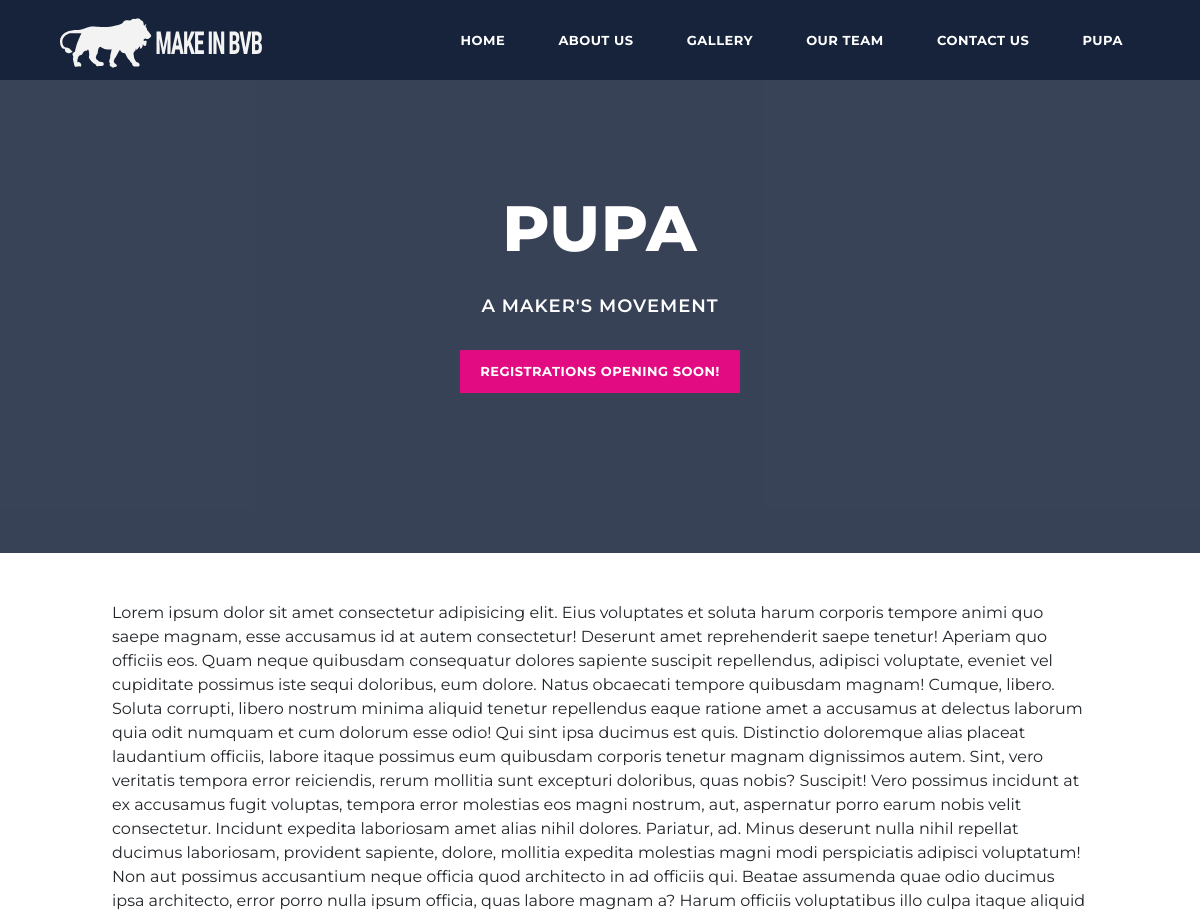
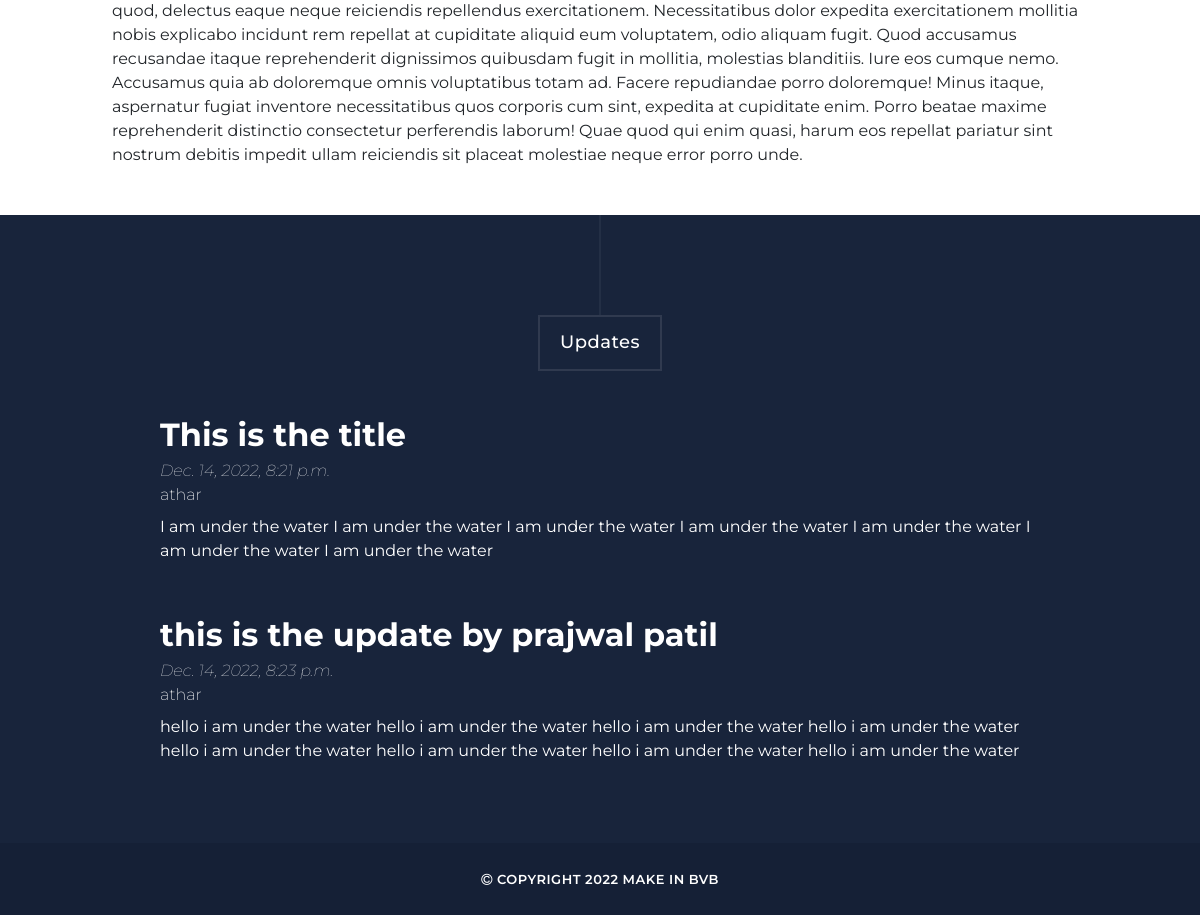
The page /pupa on the database its author committed (2 pictures, top to bottom).
### pupa/models.py (models this page shows, shortened)
class Update(models.Model):
    title = models.TextField(max_length=500)
    description = models.TextField(max_length=1500)
    author = models.ForeignKey(User, on_delete=models.CASCADE)
    date = models.DateTimeField(auto_now_add=True)

### pupa/views.py (the view)
# urls.py: path('', include('pupa.urls')),
def pupa(request):
    if request.method == "GET":
        updates = Update.objects.all()
        context = {
            "updates":updates
        }
    return render(request, 'pupa.html', context)

### templates/pupa.html
{% extends 'base.html' %}
{% block body %}
    <section class="section main-banner main-content">
        <div class="video-overlay header-text">
            <div class="caption">
                <h2>
                    PUPA
                </h2>
                <h6>A Maker's Movement</h6>
                <div class="main-button register-button"><a rel="nofollow" href="#" target="_blank">Registrations
                        opening soon!</a></div>
            </div>
        </div>
    </section>
    <div class="main-text-content">
        Lorem ipsum dolor sit amet consectetur adipisicing elit. Eius voluptates et soluta harum corporis tempore animi
        quo saepe magnam, esse accusamus id at autem consectetur! Deserunt amet reprehenderit saepe tenetur!
        Aperiam quo officiis eos. Quam neque quibusdam consequatur dolores sapiente suscipit repellendus, adipisci
        voluptate, eveniet vel cupiditate possimus iste sequi doloribus, eum dolore. Natus obcaecati tempore quibusdam
        magnam! Cumque, libero.
        Soluta corrupti, libero nostrum minima aliquid tenetur repellendus eaque ratione amet a accusamus at delectus
        laborum quia odit numquam et cum dolorum esse odio! Qui sint ipsa ducimus est quis.
        Distinctio doloremque alias placeat laudantium officiis, labore itaque possimus eum quibusdam corporis tenetur
        magnam dignissimos autem. Sint, vero veritatis tempora error reiciendis, rerum mollitia sunt excepturi
        doloribus, quas nobis? Suscipit!
        Vero possimus incidunt at ex accusamus fugit voluptas, tempora error molestias eos magni nostrum, aut,
        aspernatur porro earum nobis velit consectetur. Incidunt expedita laboriosam amet alias nihil dolores. Pariatur,
        ad.
        Minus deserunt nulla nihil repellat ducimus laboriosam, provident sapiente, dolore, mollitia expedita molestias
        magni modi perspiciatis adipisci voluptatum! Non aut possimus accusantium neque officia quod architecto in ad
        officiis qui.
        Beatae assumenda quae odio ducimus ipsa architecto, error porro nulla ipsum officia, quas labore magnam a? Harum
        officiis voluptatibus illo culpa itaque aliquid quod, delectus eaque neque reiciendis repellendus
        exercitationem.
        Necessitatibus dolor expedita exercitationem mollitia nobis explicabo incidunt rem repellat at cupiditate
        aliquid eum voluptatem, odio aliquam fugit. Quod accusamus recusandae itaque reprehenderit dignissimos quibusdam
        fugit in mollitia, molestias blanditiis.
        Iure eos cumque nemo. Accusamus quia ab doloremque omnis voluptatibus totam ad. Facere repudiandae porro
        doloremque! Minus itaque, aspernatur fugiat inventore necessitatibus quos corporis cum sint, expedita at
        cupiditate enim.
        Porro beatae maxime reprehenderit distinctio consectetur perferendis laborum! Quae quod qui enim quasi, harum
        eos repellat pariatur sint nostrum debitis impedit ullam reiciendis sit placeat molestiae neque error porro
        unde.
    </div>
    <div class="section-bg">
        <div class="section-heading">
            <h2>Updates</h2>
        </div>
        {% for update in updates %}
        <div class="section-content">
            <div class="section-content-title">{{update.title}}</div>
            <div class="section-content-date">{{update.date}}</div>
            <div class="section-content-author">{{update.author}}</div>
            {{update.description}}
        </div>
        {% endfor %}
    </div>
    {% endblock body %}

### static/assets/css/templatemo-grad-school.css (style rules this page uses)
body { font-family: 'Montserrat', sans-serif; }
a { color: #3CF; text-decoration: none; }
.section-heading { text-align: center; margin-bottom: 70px; }
.section-heading h2:before { width: 1px; height: 100px; background-color: rgba(250, 250, 250, 0.1); position: absolute; top: -102px; content: ''; left: 50%; transform: translate(-50%); }
.section-heading h2 { margin-top: 100px; position: relative; font-size: 18px; font-weight: 500; color: #fff; letter-spacing: 0.5px; display: inline-block; padding: 15px 20px; border: 2px solid rgba(250, 250, 250, 0.1); }
.main-button a { background-color: #e20b81; color: #fff; font-size: 13px; text-transform: uppercase; letter-spacing: 0.5px; font-weight: 700; padding: 12px 20px; display: inline-block; outline: none; }
.main-banner { position: relative; max-height: 100%; overflow: hidden; margin-bottom: -7px; }
.video-overlay { position: absolute; background-color: rgba(22, 34, 57, 0.85); top: 0; left: 0; bottom: 7px; width: 100%; }
.main-banner .caption { text-align: center; position: absolute; width: 80%; left: 50%; top: 50%; transform: translate(-50%, -50%); }
.main-banner .caption h6 { margin-top: 0px; font-size: 18px; text-transform: uppercase; font-weight: 600; color: #fff; letter-spacing: 1px; }
.main-banner .caption h2 { margin-top: 30px; margin-bottom: 30px; font-size: 64px; text-transform: uppercase; font-weight: 800; color: #fff; letter-spacing: 1px; }

### static/assets/css/pupa.css (style rules this page uses)
.main-content { padding-top: 50vh; min-height: 70vh; }
.main-text-content { margin: 3em 7em; }
.register-button { margin-top: 2em; }
.section-bg { background-color: rgba(22, 34, 57, 0.99); padding-bottom: 3em; }
.section-content { padding: 1em 10em; color: #ffffff; padding-bottom: 2em; }
.section-heading { margin-bottom: 1em !important; }
.section-content-title { font-size: 2em; font-weight: 700; }
.section-content-date { font-style: italic; font-weight: 100; }
.section-content-author { font-weight: 200; margin-bottom: 0.5em; }

### rows shown on the page
Update: title "This is the title", date "Dec. 14, 2022, 8:21 p.m.", author "athar", description "I am under the water I am under the water I am under the water I am under the water I am under the water I am under the water I am under the water"
Update: title "this is the update by prajwal patil", date "Dec. 14, 2022, 8:23 p.m.", author "athar", description "hello i am under the water hello i am under the water hello i am under the water hello i am under the water hello i am under the water hello i am under the water hello i am under the water hello i am under the water"
